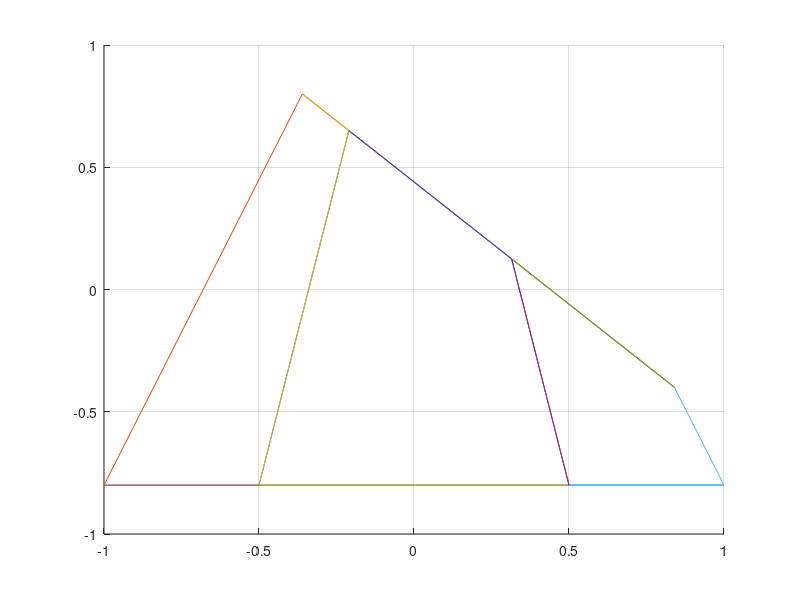

MATLAB code for this plot:
# The defined points in R3:
p1 = [1.000; -0.800; 0.000]
p2 = [0.500; -0.800; -0.866]
p3 = [-0.500; -0.800; -0.866]
p4 = [-1.000; -0.800; 0.000]
p5 = [-0.500; -0.800; 0.866]
p6 = [0.500; -0.800; 0.866]
p7 = [0.840; -0.400; 0.000]
p8 = [0.315; 0.125; -0.546]
p9 = [-0.210; 0.650; -0.364]
p10 = [-0.360; 0.800; 0.000]
p11 = [-0.210; 0.650; 0.364]
p12 = [0.315; 0.125; 0.546]

# Matrix so that we can transform it later.
M = [p1, p2, p3, p4, p5, p6, p7, p8, p9, p10, p11, p12]

# Reflection about the xz-plane.
T = [1, 0, 0; 0, -1, 0; 0, 0, 1]
#M = T * M

# Reflection about the yz-plane.
T = [-1, 0, 0; 0, 1, 0; 0, 0, 1]
#M = T * M

# Reflection about the xy-plane.
T = [1, 0, 0; 0, 1, 0; 0, 0, -1]
M = T * M

# Define plot settings.
hold on # Plot in same plot.
grid on # Turn on the grid for our plot.

# Plot lines between points.
plot([ M(1, 1) M(1, 2)], [M(2, 1) M(2, 2) ])
plot([ M(1, 2) M(1, 3)], [M(2, 2) M(2, 3) ])
plot([ M(1, 3) M(1, 4)], [M(2, 3) M(2, 4) ])
plot([ M(1, 4) M(1, 5)], [M(2, 4) M(2, 5) ])
plot([ M(1, 5) M(1, 6)], [M(2, 5) M(2, 6) ])
plot([ M(1, 6) M(1, 1)], [M(2, 6) M(2, 1) ])
plot([ M(1, 7) M(1, 8)], [M(2, 7) M(2, 8) ])
plot([ M(1, 8) M(1, 9)], [M(2, 8) M(2, 9) ])
plot([ M(1, 9) M(1, 10)], [M(2, 9) M(2, 10) ])
plot([ M(1, 10) M(1, 11)], [M(2, 10) M(2, 11) ])
plot([ M(1, 11) M(1, 12)], [M(2, 11) M(2, 12) ])
plot([ M(1, 12) M(1, 7)], [M(2, 12) M(2, 7) ])
plot([ M(1, 1) M(1, 7)], [M(2, 1) M(2, 7) ])
plot([ M(1, 2) M(1, 8)], [M(2, 2) M(2, 8) ])
plot([ M(1, 3) M(1, 9)], [M(2, 3) M(2, 9) ])
plot([ M(1, 4) M(1, 10)], [M(2, 4) M(2, 10) ])
plot([ M(1, 5) M(1, 11)], [M(2, 5) M(2, 11) ])
plot([ M(1, 6) M(1, 12)], [M(2, 6) M(2, 12) ])
